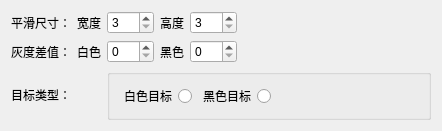
                <widget class="QWidget" name="page_3">
                 <layout class="QGridLayout" name="gridLayout_7">
                  <item row="2" column="2" colspan="4">
                   <widget class="QGroupBox" name="groupBox_3">
                    <property name="title">
                     <string/>
                    </property>
                    <layout class="QHBoxLayout" name="horizontalLayout_5">
                     <item>
                      <widget class="QRadioButton" name="rb_white">
                       <property name="layoutDirection">
                        <enum>Qt::RightToLeft</enum>
                       </property>
                       <property name="text">
                        <string>白色目标</string>
                       </property>
                      </widget>
                     </item>
                     <item>
                      <widget class="QRadioButton" name="rb_black">
                       <property name="layoutDirection">
                        <enum>Qt::RightToLeft</enum>
                       </property>
                       <property name="text">
                        <string>黑色目标</string>
                       </property>
                      </widget>
                     </item>
                     <item>
                      <spacer name="horizontalSpacer">
                       <property name="orientation">
                        <enum>Qt::Horizontal</enum>
                       </property>
                       <property name="sizeHint" stdset="0">
                        <size>
                         <width>40</width>
                         <height>20</height>
                        </size>
                       </property>
                      </spacer>
                     </item>
                    </layout>
                   </widget>
                  </item>
                  <item row="1" column="2">
                   <widget class="QSpinBox" name="sp_grayWhite">
                    <property name="enabled">
                     <bool>true</bool>
                    </property>
                    <property name="buttonSymbols">
                     <enum>QAbstractSpinBox::UpDownArrows</enum>
                    </property>
                    <property name="minimum">
                     <number>0</number>
                    </property>
                    <property name="maximum">
                     <number>255</number>
                    </property>
                    <property name="singleStep">
                     <number>2</number>
                    </property>
                   </widget>
                  </item>
                  <item row="0" column="2">
                   <widget class="QSpinBox" name="sp_meanWidth">
                    <property name="enabled">
                     <bool>true</bool>
                    </property>
                    <property name="buttonSymbols">
                     <enum>QAbstractSpinBox::UpDownArrows</enum>
                    </property>
                    <property name="minimum">
                     <number>3</number>
                    </property>
                    <property name="maximum">
                     <number>99</number>
                    </property>
                    <property name="singleStep">
                     <number>2</number>
                    </property>
                   </widget>
                  </item>
                  <item row="0" column="5">
                   <spacer name="horizontalSpacer_3">
                    <property name="orientation">
                     <enum>Qt::Horizontal</enum>
                    </property>
                    <property name="sizeHint" stdset="0">
                     <size>
                      <width>188</width>
                      <height>20</height>
                     </size>
                    </property>
                   </spacer>
                  </item>
                  <item row="0" column="0">
                   <widget class="QLabel" name="label_3">
                    <property name="text">
                     <string>平滑尺寸：</string>
                    </property>
                   </widget>
                  </item>
                  <item row="1" column="0">
                   <widget class="QLabel" name="label_5">
                    <property name="text">
                     <string>灰度差值：</string>
                    </property>
                   </widget>
                  </item>
                  <item row="1" column="5">
                   <spacer name="horizontalSpacer_6">
                    <property name="orientation">
                     <enum>Qt::Horizontal</enum>
                    </property>
                    <property name="sizeHint" stdset="0">
                     <size>
                      <width>188</width>
                      <height>20</height>
                     </size>
                    </property>
                   </spacer>
                  </item>
                  <item row="2" column="0">
                   <widget class="QLabel" name="label_6">
                    <property name="text">
                     <string>目标类型：</string>
                    </property>
                   </widget>
                  </item>
                  <item row="0" column="3">
                   <widget class="QLabel" name="label_23">
                    <property name="text">
                     <string>高度</string>
                    </property>
                   </widget>
                  </item>
                  <item row="1" column="1">
                   <widget class="QLabel" name="label_22">
                    <property name="text">
                     <string>白色</string>
                    </property>
                   </widget>
                  </item>
                  <item row="0" column="1">
                   <widget class="QLabel" name="label_2">
                    <property name="text">
                     <string>宽度</string>
                    </property>
                   </widget>
                  </item>
                  <item row="0" column="4">
                   <widget class="QSpinBox" name="sp_meanHeight">
                    <property name="enabled">
                     <bool>true</bool>
                    </property>
                    <property name="buttonSymbols">
                     <enum>QAbstractSpinBox::UpDownArrows</enum>
                    </property>
                    <property name="minimum">
                     <number>3</number>
                    </property>
                    <property name="maximum">
                     <number>99</number>
                    </property>
                    <property name="singleStep">
                     <number>2</number>
                    </property>
                   </widget>
                  </item>
                  <item row="1" column="3">
                   <widget class="QLabel" name="label_24">
                    <property name="text">
                     <string>黑色</string>
                    </property>
                   </widget>
                  </item>
                  <item row="1" column="4">
                   <widget class="QSpinBox" name="sp_grayBlack">
                    <property name="enabled">
                     <bool>true</bool>
                    </property>
                    <property name="buttonSymbols">
                     <enum>QAbstractSpinBox::UpDownArrows</enum>
                    </property>
                    <property name="minimum">
                     <number>0</number>
                    </property>
                    <property name="maximum">
                     <number>255</number>
                    </property>
                    <property name="singleStep">
                     <number>2</number>
                    </property>
                   </widget>
                  </item>
                 </layout>
                </widget>
